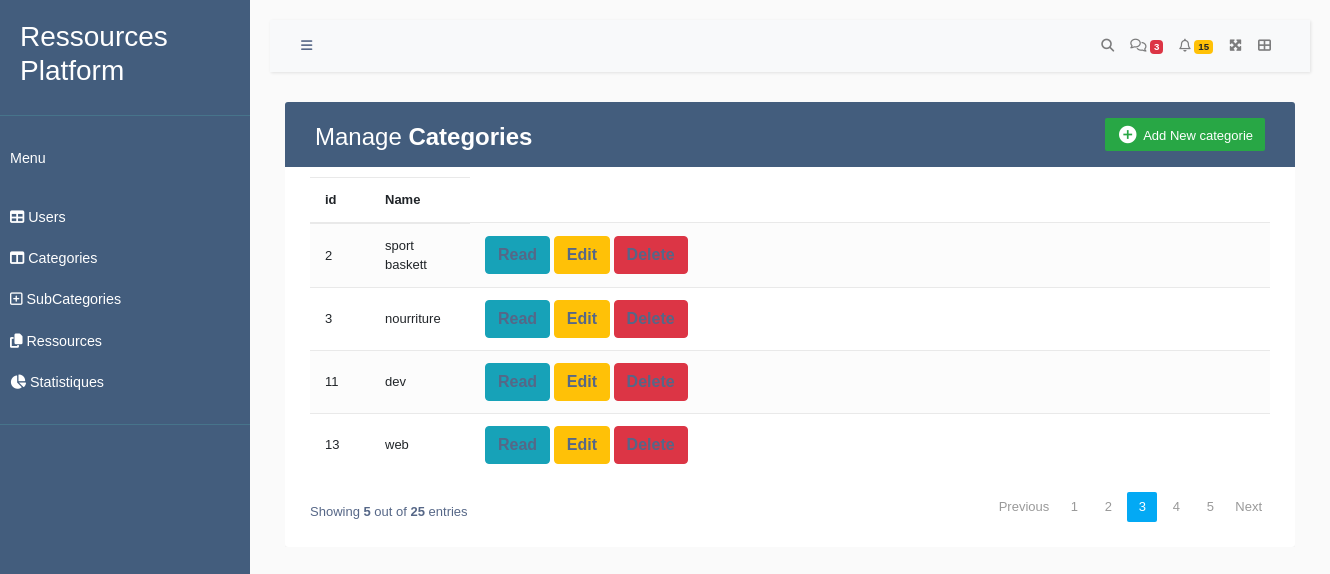
Page /categorie/categorie.php on the committed database.
### tables this page shows
CREATE TABLE `categorie` (
  `categorie_id` int(11) NOT NULL,
  `name_categorie` varchar(50) NOT NULL
);

### categorie/categorie.php (the view, shortened to what this page needs)
<!DOCTYPE html>
<html lang="en">
<head>
	<link rel="stylesheet" href="https://stackpath.bootstrapcdn.com/bootstrap/4.5.0/css/bootstrap.min.css">
	<link rel="stylesheet" href="https://cdnjs.cloudflare.com/ajax/libs/font-awesome/5.15.2/css/all.min.css">
	<link rel="stylesheet" href="https://cdnjs.cloudflare.com/ajax/libs/font-awesome/6.4.2/css/all.min.css"
 />
</head>
<body>
<?php
    include("../nav.php");
    ?>
			<div class="container-xl">
				<div class="table-responsive">
					<div class="table-wrapper">
						<div class="table-title">
							<div class="row">
								<div class="col-sm-6">
									<h2>Manage <b>Categories</b></h2>
								</div>
								<div class="col-sm-6">
									<a href="#addEmployeeModal" class="btn btn-success" data-toggle="modal"><i
											class="material-icons">&#xE147;</i> <span>Add New categorie</span></a>
								</div>
							</div>
						</div>
						<table class="table table-striped table-hover">
							<thead>
								<tr>
									<th>id</th>
									<th>Name</th>
								</tr>
							</thead>
							<tbody>
								<?php
                                include('connect.php');
								$sqlSelect = "SELECT * FROM categorie";
								$result = mysqli_query($conn, $sqlSelect);
								while ($data = mysqli_fetch_array($result)) {
									?>
									<tr>
										<td>
											<?php echo $data['categorie_id']; ?>
										</td>
										<td>
											<?php echo $data['name_categorie']; ?>
										</td>
										<td>
											<a  href="view.php?id=<?php echo $data['categorie_id']; ?>" class="btn btn-info">Read
												</a>
												<a class="btn btn-warning" href="edit.php?id=<?php echo $data['categorie_id']; ?>">Edit</a>
											<a href="delete.php?id=<?php echo $data['categorie_id']; ?>"
												class="btn btn-danger">Delete</a>
										</td>
									</tr>
									<?php
								}
								?>
							</tbody>
						</table>
						<div class="clearfix">
							<div class="hint-text">Showing <b>5</b> out of <b>25</b> entries</div>
							<ul class="pagination">
								<li class="page-item disabled"><a href="#">Previous</a></li>
								<li class="page-item"><a href="#" class="page-link">1</a></li>
								<li class="page-item"><a href="#" class="page-link">2</a></li>
								<li class="page-item active"><a href="#" class="page-link">3</a></li>
								<li class="page-item"><a href="#" class="page-link">4</a></li>
								<li class="page-item"><a href="#" class="page-link">5</a></li>
								<li class="page-item"><a href="#" class="page-link">Next</a></li>
							</ul>
						</div>
					</div>
				</div>
			</div>
</body>
</html>

### nav.php (style rules this page uses)
body { color: #566787; background: #f5f5f5; font-family: 'Varela Round', sans-serif; font-size: 13px; }
.table-responsive { margin: 30px 0; }
.table-wrapper { background: #fff; padding: 20px 25px; border-radius: 3px; min-width: 1000px; box-shadow: 0 1px 1px rgba(0, 0, 0, .05); }
.table-title { padding-bottom: 15px; background: #435d7d; color: #fff; padding: 16px 30px; min-width: 100%; margin: -20px -25px 10px; border-radius: 3px 3px 0 0; }
.table-title h2 { margin: 5px 0 0; font-size: 24px; }
.table-title .btn { color: #fff; float: right; font-size: 13px; border: none; min-width: 50px; border-radius: 2px; border: none; outline: none !important; margin-left: 10px; }
.table-title .btn i { float: left; font-size: 21px; margin-right: 5px; }
.table-title .btn span { float: left; margin-top: 2px; }
table.table tr th, table.table tr td { border-color: #e9e9e9; padding: 12px 15px; vertical-align: middle; }
table.table tr th:first-child { width: 60px; }
table.table tr th:last-child { width: 100px; }
table.table-striped tbody tr:nth-of-type(odd) { background-color: #fcfcfc; }
table.table td a { font-weight: bold; color: #566787; display: inline-block; text-decoration: none; outline: none !important; }
.pagination { float: right; margin: 0 0 5px; }
.pagination li a { border: none; font-size: 13px; min-width: 30px; min-height: 30px; color: #999; margin: 0 2px; line-height: 30px; border-radius: 2px !important; text-align: center; padding: 0 6px; }
.pagination li.active a, .pagination li.active a.page-link { background: #03A9F4; }
.hint-text { float: left; margin-top: 10px; font-size: 13px; }
body { font-family: 'Poppins', sans-serif; background: #fafafa; }
a, a:hover, a:focus { color: inherit; text-decoration: none; transition: all 0.3s; }

### rows in the picture
categorie: categorie_id "2", name_categorie "sport baskett"
categorie: categorie_id "3", name_categorie "nourriture"
categorie: categorie_id "11", name_categorie "dev"
categorie: categorie_id "13", name_categorie "web"
